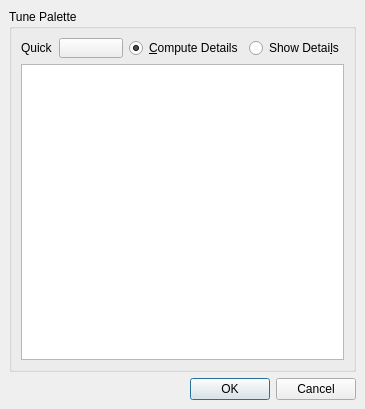
<?xml version="1.0" encoding="UTF-8"?>
<ui version="4.0">
 <class>QtUtilities::PaletteEditor</class>
 <widget class="QDialog" name="QtUtilities::PaletteEditor">
  <property name="geometry">
   <rect>
    <x>0</x>
    <y>0</y>
    <width>365</width>
    <height>409</height>
   </rect>
  </property>
  <property name="sizePolicy">
   <sizepolicy hsizetype="Expanding" vsizetype="Expanding">
    <horstretch>0</horstretch>
    <verstretch>0</verstretch>
   </sizepolicy>
  </property>
  <property name="windowTitle">
   <string>Edit Palette</string>
  </property>
  <layout class="QVBoxLayout">
   <property name="spacing">
    <number>6</number>
   </property>
   <property name="leftMargin">
    <number>9</number>
   </property>
   <property name="topMargin">
    <number>9</number>
   </property>
   <property name="rightMargin">
    <number>9</number>
   </property>
   <property name="bottomMargin">
    <number>9</number>
   </property>
   <item>
    <widget class="QGroupBox" name="advancedBox">
     <property name="minimumSize">
      <size>
       <width>0</width>
       <height>0</height>
      </size>
     </property>
     <property name="maximumSize">
      <size>
       <width>16777215</width>
       <height>16777215</height>
      </size>
     </property>
     <property name="title">
      <string>Tune Palette</string>
     </property>
     <layout class="QGridLayout">
      <property name="leftMargin">
       <number>9</number>
      </property>
      <property name="topMargin">
       <number>9</number>
      </property>
      <property name="rightMargin">
       <number>9</number>
      </property>
      <property name="bottomMargin">
       <number>9</number>
      </property>
      <property name="spacing">
       <number>6</number>
      </property>
      <item row="1" column="0" colspan="4">
       <widget class="QTreeView" name="paletteView">
        <property name="minimumSize">
         <size>
          <width>0</width>
          <height>200</height>
         </size>
        </property>
       </widget>
      </item>
      <item row="0" column="3">
       <widget class="QRadioButton" name="detailsRadio">
        <property name="text">
         <string>Show Detai&amp;ls</string>
        </property>
       </widget>
      </item>
      <item row="0" column="2">
       <widget class="QRadioButton" name="computeRadio">
        <property name="text">
         <string>&amp;Compute Details</string>
        </property>
        <property name="checked">
         <bool>true</bool>
        </property>
       </widget>
      </item>
      <item row="0" column="0">
       <widget class="QLabel" name="label">
        <property name="text">
         <string>Quick</string>
        </property>
       </widget>
      </item>
      <item row="0" column="1">
       <widget class="QtUtilities::ColorButton" name="buildButton">
        <property name="sizePolicy">
         <sizepolicy hsizetype="Expanding" vsizetype="Ignored">
          <horstretch>0</horstretch>
          <verstretch>0</verstretch>
         </sizepolicy>
        </property>
        <property name="text">
         <string/>
        </property>
       </widget>
      </item>
     </layout>
    </widget>
   </item>
   <item>
    <widget class="QDialogButtonBox" name="buttonBox">
     <property name="orientation">
      <enum>Qt::Horizontal</enum>
     </property>
     <property name="standardButtons">
      <set>QDialogButtonBox::Cancel|QDialogButtonBox::Ok</set>
     </property>
    </widget>
   </item>
  </layout>
 </widget>
 <customwidgets>
  <customwidget>
   <class>QtUtilities::ColorButton</class>
   <extends>QToolButton</extends>
   <header>paletteeditor/colorbutton.h</header>
  </customwidget>
 </customwidgets>
 <resources/>
 <connections>
  <connection>
   <sender>buttonBox</sender>
   <signal>accepted()</signal>
   <receiver>QtUtilities::PaletteEditor</receiver>
   <slot>accept()</slot>
   <hints>
    <hint type="sourcelabel">
     <x>180</x>
     <y>331</y>
    </hint>
    <hint type="destinationlabel">
     <x>134</x>
     <y>341</y>
    </hint>
   </hints>
  </connection>
  <connection>
   <sender>buttonBox</sender>
   <signal>rejected()</signal>
   <receiver>QtUtilities::PaletteEditor</receiver>
   <slot>reject()</slot>
   <hints>
    <hint type="sourcelabel">
     <x>287</x>
     <y>329</y>
    </hint>
    <hint type="destinationlabel">
     <x>302</x>
     <y>342</y>
    </hint>
   </hints>
  </connection>
 </connections>
</ui>
